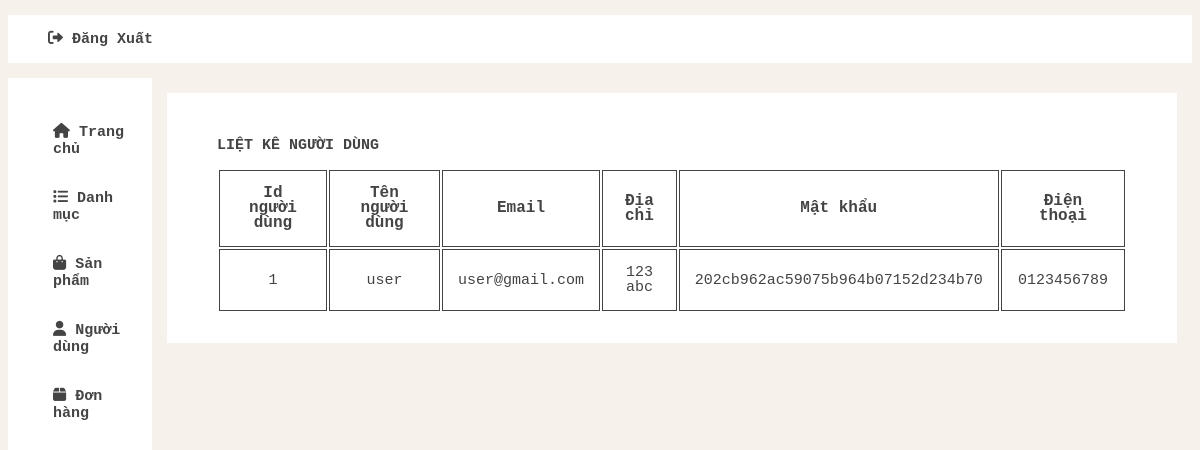
The page /admin/admin.php?action=quanlynguoidung&query=them (signed in) on the database its author committed.
### tables this page shows
CREATE TABLE `dangky` (
  `iddangky` int(11) NOT NULL,
  `tenkhachhang` varchar(200) NOT NULL,
  `email` varchar(100) NOT NULL,
  `diachi` varchar(200) NOT NULL,
  `matkhau` varchar(100) NOT NULL,
  `dienthoai` varchar(20) NOT NULL
);

### admin/module/quanlynguoidung/lietke.php (the view)
<div class = "adminquanly">
    <?php
        $sql_lietke_dangky = "SELECT * FROM dangky  ORDER BY iddangky DESC";
        $query_lietke_dangky = mysqli_query($mysqli,$sql_lietke_dangky);
    ?>
    <div class = "adminquanly__lietke">
        <p class = "admin__ten"> LIỆT KÊ NGƯỜI DÙNG </p>
        <table>
            <tr>
                <th> Id người dùng </th>
                <th> Tên người dùng </th>
                <th> Email </th>
                <th> Địa chỉ </th>
                <th> Mật khẩu </th>
                <th> Điện thoại </th>
            </tr>
            <?php
            $i = 0;
            while ($row = mysqli_fetch_array($query_lietke_dangky)){
                $i++;
            ?>
            <tr>
                <td><?php echo $i ?></td>
                <td><?php echo $row['tenkhachhang'] ?></td>
                <td><?php echo $row['email'] ?></td>
                <td><?php echo $row['diachi'] ?></td>
                <td><?php echo $row['matkhau'] ?></td>
                <td><?php echo $row['dienthoai'] ?></td>
            </tr>
            <?php
            }
            ?>
        </table>
    </div>
</div>

### css/adminmain.css (style rules this page uses)
body { background: #f6f1eb; color: rgb(68, 68, 68); font-family: 'Courier New', Courier, monospace; }
.admin__ten { font-weight:700; font-size: 15px; }

### css/adminquanly.css (style rules this page uses)
.adminquanly { margin: auto 15px; background-color: white; width: 1010px; }
.adminquanly table { width:100%; text-align: center; }
.adminquanly tr,td,th { padding: 15px; border: 1px solid #444; background-color: white; }
.adminquanly__them, .adminquanly__lietke { line-height: 15px; padding: 30px 50px; }
.adminquanly__them label, .adminquanly__lietke table tr td { font-size: 15px; }
.adminquanly__lietke { margin: 15px auto; }

### rows shown on the page
dangky: tenkhachhang "user", email "user@gmail.com", diachi "123 abc", matkhau "202cb962ac59075b964b07152d234b70", dienthoai "0123456789"
